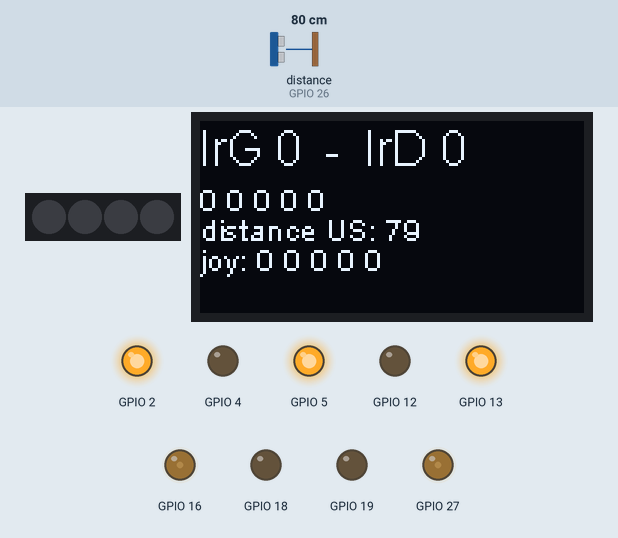
Simulated run of this program. Board: ESP32. On the bench: 4 RGB LEDs in strip order, left to right, 128×64 one-colour display, output pins drawn as LEDs (lit = HIGH). Wiring (inferred from the names in the program): ultrasonic range finder: trigger GPIO 25; echo GPIO 26. The test bench sets the inputs (shaded band); at power-on: distance to the obstacle (sensor on GPIO 26) 80 cm. The echo pulse lasts 58.3 µs per cm; dim RGB values are drawn brighter than linear; pins used as bus, display or sensor lines are not drawn; what the program prints to the serial monitor is not drawn.

Above: at 8.3 s.
8.4 s: distance to the obstacle (sensor on GPIO 26) set to 2 cm
At 16.5 s:
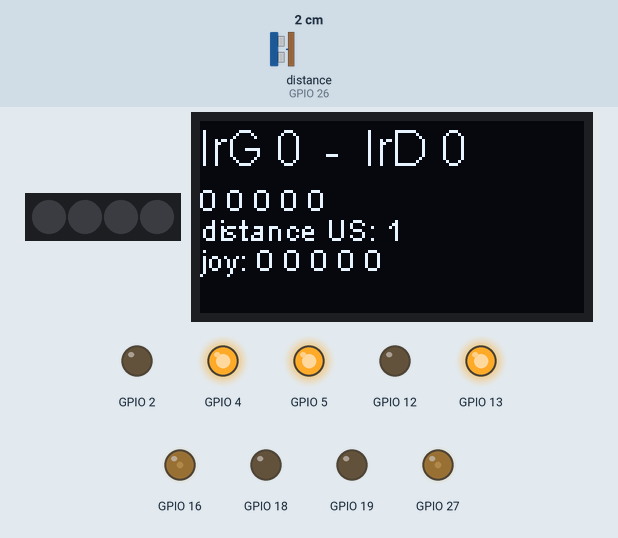
16.6 s: distance to the obstacle (sensor on GPIO 26) set to 4 cm
At 22.9 s:
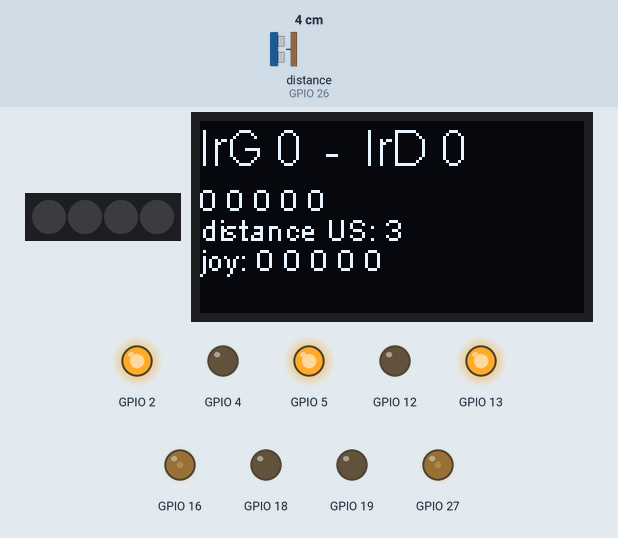
24.1 s: distance to the obstacle (sensor on GPIO 26) set to 9 cm
At 34.0 s:
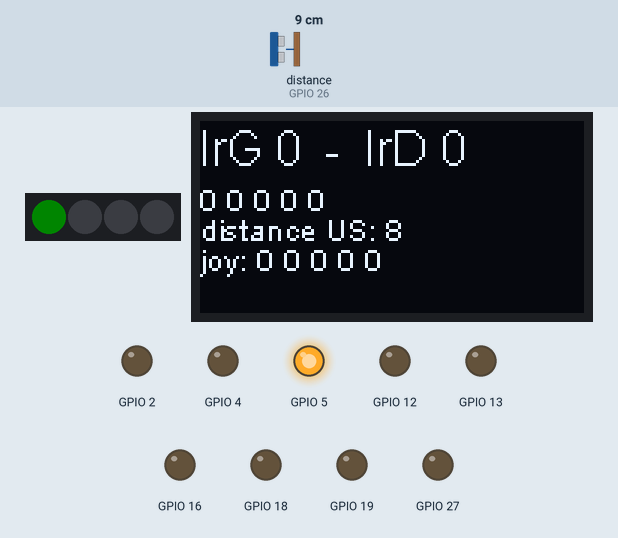
Timing chart, 0 to 37.6 s (numbered marks = the images above; inputs shaded):
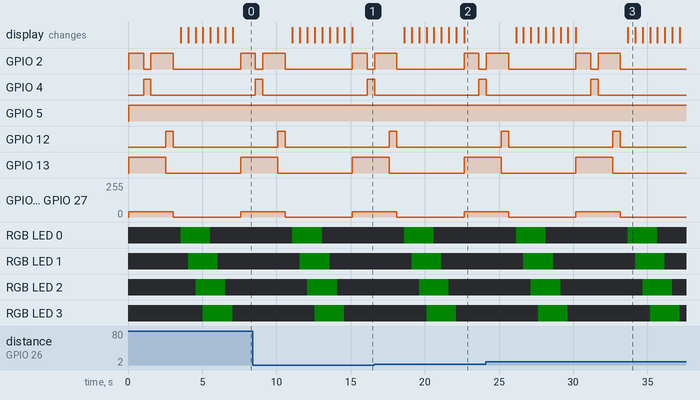

Measured:
- by itself, GPIO 12: alternates HIGH for 0.50 s and LOW for 7.0 s
- what the display in image 3 shows lasts 0.5 s, from 33.7 s to 34.2 s

The program:

main.cpp
```cpp
/*
 * test du robot : commandes élémentaires
 * reset de l'afficheur SSD1306 (disable au niveau haut) (donc possible de faire une économie de broche en reliant directement au RESET de l'esp32)
 * la broche d/c est utilisée en tant que sélection d'adresse i2c et est laissée en l'air.  -> 0x3c
 * l'afficheur est scindé en 2 couleurs (bleu+jaune) avec une ligne séparatrice non affichable
 * Lors de la mise sous tension avec les 2 batteries, faire un reset esp32 manuel
 *
 * suivi de piste
 * blanc 960
 * gris 745
 * noir 250
 */


#include <Arduino.h>
#include <Led.h>
#include <SSD1306Wire.h>
#include <TRSensors.h>
#include <Propulsion.h>
#include <PCF8574.h>


//GPIO ESP32 ne pas modifier
#define TRIG 25           //capteur ultra son
#define ECHO 26
#define IR 17            //télécomande IR
#define SPEED 40         //vitesse moteur 0-255


#define NBLED 4           // Définit le nombre de leds du ruban
#define DELAY 500         // Temps d'attente en ms pour cheniller
#define SEUIL 800       //seuil du suivi de piste entre noir et couleur marron ou gris


Led led(NBLED); //neopixels VRB

SSD1306Wire display(0x3c, SDA, SCL, GEOMETRY_128_64);

Propulsion prop(SPEED);        //gestion des moteurs
PCF8574 pcf;                   //capteurs de collision, beep et joystick

TRSensors trs = TRSensors();  //capteurs de suivi de ligne

unsigned int sensorValues[NUMSENSORS]; //5 capteurs de ligne indice de 0 gauche  à 4 droite


unsigned int ultraSound();
void afficheSenors();
void piste();
void motor_demo();


void setup() {
    Serial.begin(115200);

    led.setDelay(DELAY);        //Delay pour les leds RGB

    pinMode(TRIG, OUTPUT);      //Pin Mode pour le capteur ultrason
    pinMode(ECHO, INPUT);
    pinMode(IR, INPUT);

    pcf.begin();        //init E/S pour capteurs de collision, beep et joystick

    display.init();     //init affichage OLED
    display.flipScreenVertically();

/*
    led.allumer(ROUGE, 0); //Attention les leds RGB  consomment beaucoup
    led.allumer(VERT, 1);
    led.allumer(BLEU, 2);
    led.allumer(ROUGE, 3);
   */


}

void loop() {
    afficheSenors();
    if (!pcf.getJoyCenter()){  //actif au niveau BAS
        motor_demo();
    }
    if (!pcf.getIrDroit()){  //actif au niveau BAS
        led.cheniller(ROUGE,4);
    }
    if (!pcf.getIrGauche()){  //actif au niveau BAS
        led.cheniller(NOIR,4);
    }
}


/*
 lit et affiche l'état de capteurs suivants :
 * - suivi de piste (grandeur analogique compise entre 0 et 1023)
 * - collision latéral gauche et droit (0 collision , 1 : pas de collision)
 *   la distance de collision est réglable avec les potentiomètres bleus
 * - ultra-son en cm
 * - joystick actif au niveau bas
 */


void afficheSenors() {
    char buffer[30];
    display.clear();
    display.setFont(ArialMT_Plain_16);
    //affiche les capteurs de collision avant G et D
    sprintf(buffer, "IrG %d  -  IrD %d", pcf.getIrGauche(), pcf.getIrDroit());
    display.drawString(0, 0, buffer);

    //affiche les capteurs de suivi de ligne
    trs.AnalogReadSPI(sensorValues);
    display.setFont(ArialMT_Plain_10);
    sprintf(buffer, "%d %d %d %d %d", sensorValues[0], sensorValues[1], sensorValues[2], sensorValues[3], sensorValues[4]); //
    display.drawString(0, 20, buffer);

    //affiche le capteur ultra son avant
    sprintf(buffer, "distance US: %d ", ultraSound());
    display.drawString(0, 30, buffer);
    display.display();

    //affiche l'état des joystick
    sprintf(buffer, "joy: %d %d %d %d %d", pcf.getJoyBas(),pcf.getJoyDroit(),pcf.getJoyGauche(),pcf.getJoyHaut(),pcf.getJoyCenter());
    display.drawString(0, 40, buffer);
    display.display();

}

/*
 Exemple de suivi de piste
 */

void piste() {
    if (sensorValues[1] > SEUIL && sensorValues[2] < SEUIL && sensorValues[3] > SEUIL) {
        prop.avance();
    }
	//A Compléter
}

/*
 Demonstration de la propulsion
 */

void motor_demo() {
    Serial.println("avance");
    prop.avance();
    delay(1000);
    Serial.println("gauche");
    prop.gauche();
    delay(500);
    Serial.println("avance");
    prop.avance();
    delay(1000);
    Serial.println("droite");
    prop.droite();
    delay(500);
    Serial.println("stop");
    prop.stop();
    delay(500);
}

/*
 Mesure la distance en cm d'un obstacle avec le capteur US
 * entrée : rien
 * sortie : distance en cm
 */

unsigned int ultraSound() {
    long duration;
    int distance;
    digitalWrite(TRIG, HIGH);  //déclenche de capteur US
    delayMicroseconds(10);
    digitalWrite(TRIG, LOW);
    duration = pulseIn(ECHO, HIGH); //mesure da durée de l'écho
    distance = duration * 0.034 / 2; //calcul la distance en cm
    //Serial.print("Distance: ");
    //Serial.println(distance);
    return distance;
}
```
